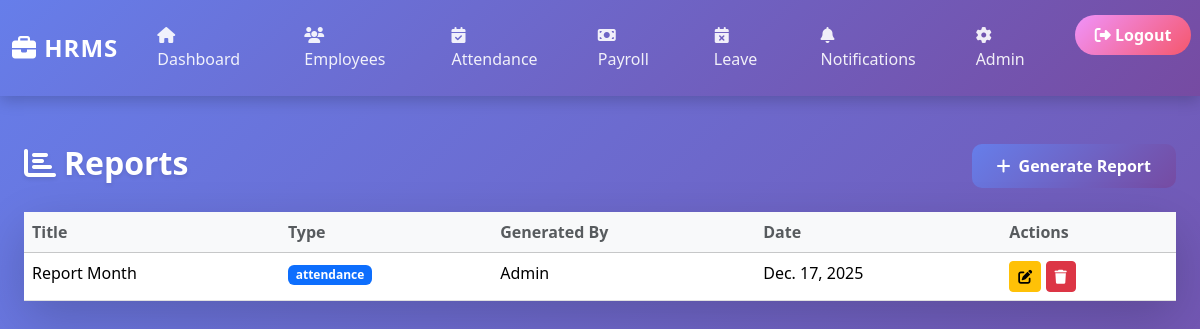
The page /reporting/ (signed in) on the database its author committed.
### reporting/models.py (models this page shows, shortened)
class Report(models.Model):
    REPORT_TYPES = [
        ('attendance', 'Attendance Report'),
        ('payroll', 'Payroll Report'),
        ('performance', 'Performance Report'),
        ('recruitment', 'Recruitment Report'),
    ]
    title = models.CharField(max_length=200, default='Report')
    report_type = models.CharField(max_length=50, choices=REPORT_TYPES, default='attendance')
    description = models.TextField(default='')
    report_date = models.DateField(default=timezone.now)
    generated_by = models.CharField(max_length=100, default='Admin')
    created_at = models.DateTimeField(auto_now_add=True)
    updated_at = models.DateTimeField(auto_now=True)
    class Meta:
        verbose_name_plural = "Reports"

### reporting/views.py (the view)
# urls.py: path('', views.report_list, name='report_list'),
@login_required
def report_list(request):
    reports = Report.objects.all()
    context = {'reports': reports}
    return render(request, 'reporting/report_list.html', context)

### templates/reporting/report_list.html
{% extends 'base.html' %}
{% block content %}
<div class="container mt-5">
    <div class="row mb-4">
        <div class="col-md-8">
            <h2 class="text-white mb-0"><i class="fas fa-chart-bar me-2"></i>Reports</h2>
        </div>
        <div class="col-md-4 text-end">
            <a href="{% url 'reporting:add_report' %}" class="btn btn-primary">
                <i class="fas fa-plus me-2"></i>Generate Report
            </a>
        </div>
    </div>
    <div class="card shadow-lg border-0">
        <div class="card-body p-0">
            {% if reports %}
                <div class="table-responsive">
                    <table class="table table-hover mb-0">
                        <thead class="table-light">
                            <tr>
                                <th class="text-muted">Title</th>
                                <th class="text-muted">Type</th>
                                <th class="text-muted">Generated By</th>
                                <th class="text-muted">Date</th>
                                <th class="text-muted">Actions</th>
                            </tr>
                        </thead>
                        <tbody>
                            {% for report in reports %}
                            <tr>
                                <td class="fw-500">{{ report.title }}</td>
                                <td>
                                    <span class="badge bg-primary">{{ report.report_type }}</span>
                                </td>
                                <td>{{ report.generated_by }}</td>
                                <td>{{ report.report_date }}</td>
                                <td>
                                    <a href="{% url 'reporting:edit_report' report.id %}" class="btn btn-sm btn-warning">
                                        <i class="fas fa-edit"></i>
                                    </a>
                                    <a href="{% url 'reporting:delete_report' report.id %}" class="btn btn-sm btn-danger" onclick="return confirm('Are you sure?');">
                                        <i class="fas fa-trash"></i>
                                    </a>
                                </td>
                            </tr>
                            {% endfor %}
                        </tbody>
                    </table>
                </div>
            {% else %}
                <div class="text-center py-5">
                    <i class="fas fa-inbox fa-3x text-muted mb-3" style="opacity: 0.5;"></i>
                    <p class="text-muted">No reports found. <a href="{% url 'reporting:add_report' %}">Generate one</a></p>
                </div>
            {% endif %}
        </div>
    </div>
</div>
{% endblock %}

### employees/templates/base.html (style rules this page uses)
* { margin: 0; padding: 0; box-sizing: border-box; }
body { background: linear-gradient(135deg, #667eea 0%, #764ba2 100%); min-height: 100vh; font-family: 'Segoe UI', Tahoma, Geneva, Verdana, sans-serif; padding-bottom: 50px; }
.container { max-width: 1200px; margin-top: 40px; }
.card { border: none; border-radius: 15px; box-shadow: 0 8px 25px rgba(0,0,0,0.15); transition: transform 0.3s ease, box-shadow 0.3s ease; background: #fff; margin-bottom: 25px; }
table { color: #333; }
table thead { background: linear-gradient(135deg, #667eea 0%, #764ba2 100%); color: white; }
table tbody tr { transition: all 0.3s ease; border-bottom: 1px solid #e0e0e0; }
.btn-primary { background: linear-gradient(135deg, #667eea 0%, #764ba2 100%); border: none; border-radius: 10px; padding: 10px 25px; font-weight: 600; transition: all 0.3s ease; }
h1, h2, h3 { color: #fff; font-weight: 700; text-shadow: 0 2px 4px rgba(0,0,0,0.1); }

### rows shown on the page
Report: title "Report Month", report_type "attendance", generated_by "Admin", report_date "Dec. 17, 2025"
